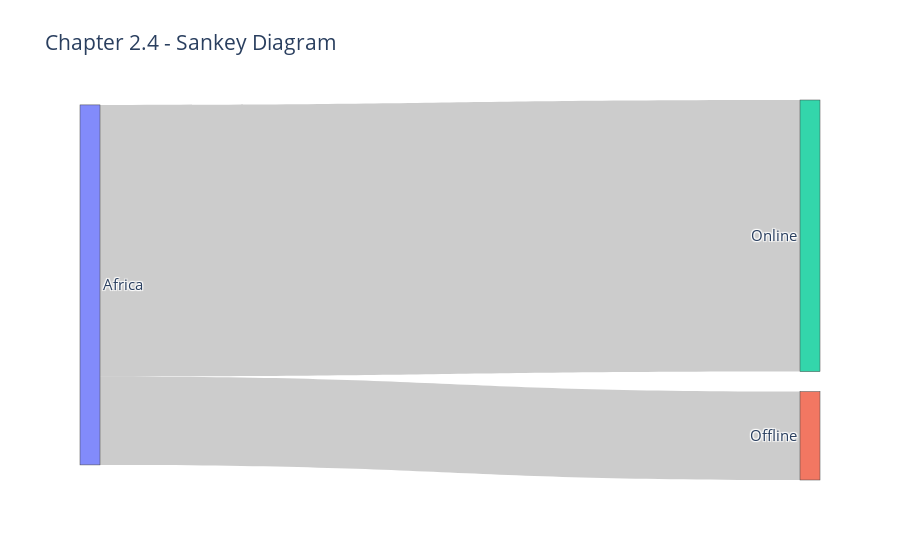

This figure's notebook cell:
### Code cell
trace = go.Sankey(node = dict(label = ['Africa', 'Offline', 'Online']),
                  link = dict(source = [0, 0],
                              target = [1, 2],
                              value = [4015718.1, 12342417.5])
                 )
data = [trace]
layout = go.Layout(title = 'Chapter 2.4 - Sankey Diagram', font_size = 15)
fig = go.Figure(data, layout)
fig.show()

### Figure 1 — Plotly figure (JSON) as saved in the notebook; plotly's stock layout.template omitted (floating-point values rounded to 4 significant figures)
{"data": [{"link": {"source": [0, 0], "target": [1, 2], "value": [4016000.0, 12340000.0]}, "node": {"label": ["Africa", "Offline", "Online"]}, "type": "sankey"}], "layout": {"font": {"size": 15}, "title": {"text": "Chapter 2.4 - Sankey Diagram"}}}
